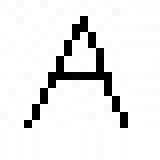
#> input picture Neural Networks - Kohenen Maps/a.jpg, 20 x 20 px (shown 8 times larger)
$ python som_ex_3.py
#> lines starting #> are read from the running program, lines starting #| are printed output that depends on the picture; long printed decimals are rounded
### Neural Networks - Kohenen Maps/neural_network.py
import numpy as np
from matplotlib.pyplot import *
from mpl_toolkits.mplot3d import Axes3D
import cv2

class MLP(object): # Trida pro MLP site

    # [61 lines left out: functions __init__, X_bias, v, phi, Y, dphidv, not called in this run]
    def test(self,v):
        dphidv_ = 2 * np.exp(-v) / (1. + np.exp(-v)) ** 2
        return dphidv_
    # [146 lines left out: functions dydw, Jv, Jw, Jacobian, Jw_Jv, W_V_LM and 2 more, not called in this run]


#Class of different types of HONU neural units. Divison LNU/QNU/CNU and SampleBySample/Batch
#This class is made in such a way that switching LNU/QNU/CNU can be done by simply switching of all names LNU/QNU/CNU in a script

# V teto tride komentar pouze k QNU_Batch a k QNU sample, nebot se vse dale opakuje
class HONU(object): # HONU trida
    class QNU_Batch(object): # Podtrida QNU - argument je DIM viz funkce input_DIM.
        # PRO DAVKOVE UCENI (+Jakobian, jinak podobne jako Sample)
        '''
        Object QNU neuronu pro davkove uceni
        '''
        # [74 lines left out: functions __init__, Jacobian, col_W_from_W, Y, not called in this run]

    class QNU_Sample(object): # dle QNU_Batch
        '''
        Objekt QNU neuronu pro krokove uceni
        '''
        # [58 lines left out: functions __init__, col_X, col_W_from_W, not called in this run]

        def Y(self,col_X,col_W):
            Y = np.dot(col_X,col_W)
            return Y

    class LNU_Sample(object):
        # [37 lines left out: functions __init__, col_X, col_W_from_W, not called in this run]

        def Y(self,col_X,col_W):
            Y = np.dot(col_X,col_W)
            return  Y

    class LNU_Batch(object):
        # [51 lines left out: functions __init__, Jacobian, col_W_from_W, Y, not called in this run]
    # CNU BATCH FINISHED
    class CNU_Batch(object):
        # [73 lines left out: functions __init__, Jacobian, col_W_from_W, Y, not called in this run]


    class CNU_Sample(object):
        # [54 lines left out: functions __init__, col_X, col_W_from_W, not called in this run]

        def Y(self, col_X, col_W):
            Y = np.dot(col_X, col_W)
            return Y


'''
Prace s vektorem/matici vstupu
'''
#Trida s kterou lze manipulovat se vstupni matici -> Asi zbytecne komplikovane naprogramovana, vychazi z ni funkce force_recurrent....
# Asi neni treba komentovat
class Dynamic_batch(object):
    def __init__(self,yr,number_of_reccurents,initial):
        self.input = np.ones((int(yr.shape[0]),number_of_reccurents))*initial
    def init_matrix(self):
        return self.input
    # [63 lines left out: functions input_history, recurrent, force_recurrent, force_recurrent_gap, recurrent_gap, not called in this run]

"""
Examples
num=np.arange(1000)
x = nn.force_recurrent_gap(num,4,3,0)
y = nn.force_recurrent(num,4,0) 999 998 997 996
z = nn.recurrent_gap(num,20,4,3) 999,996,993,900 last row
"""

'''
Ucici algoritmy(Zejmena pro HONU)
'''
#Class of Backpropagation Methods
class Backpropagation(object):
    def __init__(self):
        pass

    '''Sample methods NGD, GD'''
    # Normalized Gradient Descent
    # [59 lines left out: functions NGD, NGD_MLP, GD_MLP, GD, not called in this run]


    '''Batch methods CGD, LM '''
    class CGD(object):
        def __init__(self):
            pass
        # Pocatecni promenna

        # [86 lines left out: functions b, A, re, CGD, LM, not called in this run]


"""Functions for easier use of Neural Network module"""
"""
INPUTS AND OUTPUTS FORM:
Columns x1,x2,x3....
Rows x1(k),x1(k+1).... -data in time
"""

# Put X through this function. return DIM, which will calculate dimension for layersize of HONU
# example QNU = HONU().QNU_Batch(DIM)
# In Dynamic HONU we must count with reccurent inputs so total Dimension is DIM+Y_recurrent+U_recurrent - 1 (-1 sometimes)

# [26 lines left out: functions input_dim, input_shape, output_shape, not called in this run]

#Pri praci s MLP - prida se sloupec Biasu
def X_bias(X_):
    X_ = np.insert(X_, 0, 1, axis=1)
    return X_


# Coarse
# [55 lines left out: functions coarse_grain, stack_input, fcnEA, Learning_entropy, Wm_operation, arithmetic_error, not called in this run]

def ratio_yr_to_ari_er(value,ari_er):
    error_percentage = ari_er/value
    return error_percentage


#### SELF ORGANIZING MAPS

class SOM(object):
    def __init__(self,n,m,I):
        self.n=n
        self.m=m
        self.I=I # a-pocet -(treba pocet barev), b-struktura (RGB-3)
        self.weights = np.random.rand(n,m,I.shape[1])
        #I = np.array([[1,1,1],[0,1,0],[1,0,0],[0,0,0]])#,[0,1,1]])

        self.winner = np.zeros((n, m)) # saves the Carthese coordinates of actual winner which will be saved in winner_z
        self.winner_z = np.zeros((I.shape[0], 2)) # saves the winners of all inputs in one epochs

    def distance(self,inp,w):
        d= np.sqrt(np.sum((inp-w)**2))
        return d
    def update_w(self,i,ww,g,L):
        ww = ww + g*L*(i-ww)
        return ww
    def n_dist(self,inp,wei):
        dis = np.sqrt(np.sum((inp-wei)**2))
        return dis
    def neighbourhood_size(self,G0,t,lam):
        G=G0**(np.exp(-t/lam))
        return G
    def neighbourhood_size_mh(self,G0,t,lam):
        G=G0*(np.exp(-t/lam))
        return G
    def Le(self,L0,t,lam):
        L=L0*(np.exp(-t/lam))
        return L
    # [4 lines left out: function gauss, not called in this run]
    def mexican_hat(self,V1,V2,G): # influence rate
        dis = np.sum((V1 - V2) ** 2)
        mh=(1-np.sqrt(dis)/(G**2))*np.exp(-dis/(2*(G**2)))
        return mh

    # [21 lines left out: function som_it, not called in this run]

    def som_one(self,ep, n, m, G0, L0, tau1, tau2,weights,type='mexican'):
        I = self.I
        G = self.neighbourhood_size(G0, ep, tau1)
        L = self.Le(L0, ep, tau2)

        for z in range(I.shape[0]):
            for k in range(n):
                for l in range(m):
                    self.winner[k, l] = self.distance(I[z], weights[k, l, :])

            win = np.where(self.winner == np.amin(self.winner))
            win = np.asarray(win) * 1.0
            self.winner_z[z, :] = win[:, 0]
        for z in range(I.shape[0]):
            for l in range(m):
                for k in range(n):
                    if type =='gauss':
                        g = self.gauss(self.winner_z[z, :], np.array([k, l]), G)
                    if type=='mexican':
                        g = self.mexican_hat(self.winner_z[z, :], np.array([k, l]), G)

                    weights[k, l, :] = self.update_w(I[z], weights[k, l, :], L, g)

        return weights

    def u_matrix(self,weights):
        n = weights.shape[0]
        m = weights.shape[1]
        dM = np.zeros((n + n - 1, m + m - 1))

        def distance(V1, V2):
            d = np.sqrt(np.sum((V1 - V2) ** 2))
            return d

        conn = 0
        ii = 0

        for i in range(n + n - 1):
            jj = 0
            con = 0
            for j in range(m + m - 1):
                if (i + 1) % 2 != 0 and (j + 1) % 2 != 0:
                    av = np.zeros(4)
                    constant = 4.
                    if ii + 1 < n:
                        av[0] = distance(weights[ii, jj], weights[ii + 1, jj])
                    else:
                        constant -= 1
                    if jj + 1 < m:
                        av[1] = distance(weights[ii, jj], weights[ii, jj + 1])
                    else:
                        constant -= 1
                    if ii - 1 >= 0:
                        av[2] = distance(weights[ii, jj], weights[ii - 1, jj])
                    else:
                        constant -= 1
                    if jj - 1 >= 0:
                        av[3] = distance(weights[ii, jj], weights[ii, jj - 1])
                    else:
                        constant -= 1
                    dM[i, j] = np.sum(av) / constant
                if (i + 1) % 2 != 0 and (j + 1) % 2 == 0:
                    dM[i, j] = distance(weights[ii, jj], weights[ii, jj + 1])
                if (i + 1) % 2 == 0 and (j + 1) % 2 != 0:
                    dM[i, j] = distance(weights[ii, jj], weights[ii + 1, jj])
                if (i + 1) % 2 == 0 and (j + 1) % 2 == 0:
                    dM[i, j] = distance(weights[ii, jj], weights[ii + 1, jj + 1])
                con += 1
                if con == 2:
                    con = 0
                    jj += 1
            conn += 1
            if conn == 2:
                conn = 0
                ii += 1
        return dM

    # [23 lines left out: functions plot_net, plot_scatter, not called in this run]

    def plot_2dnet(self,weights):
        for i in range(weights.shape[0]):
            X = weights[i, :, 0]
            Y = weights[i, :, 1]
            plot(X, Y, 'k')
        for j in range(weights.shape[1]):
            X = weights[:, j, 0]
            Y = weights[:, j, 1]
            plot(X, Y, 'k')
        show()

    def plot_2dnet_data(self, weights,data,type='k',type_data='ro'):
        for i in range(weights.shape[0]):
            X = weights[i, :, 0]
            Y = weights[i, :, 1]
            plot(X, Y, type)
        for j in range(weights.shape[1]):
            X = weights[:, j, 0]
            Y = weights[:, j, 1]
            plot(X, Y, type)
        plot(data[:,0],data[:,1],type_data)
        show()

def translate_image(img):
    I = np.array([0, 0])
    img = cv2.flip(img, 0)
    for i in range(img.shape[0]):
        for j in range(img.shape[1]):
            if np.sum(img[i, j, :]) < 2.8:
                I = np.vstack((I, np.array([j, i])))
    try:
        I = I[1:, :]
    except:
        pass
    return I


# [6 lines of commented-out code are left out]

### Neural Networks - Kohenen Maps/som_ex_3.py
import numpy as np
from matplotlib.pyplot import *
import cv2
import neural_network as nn
o = cv2.imread('a.jpg') / 255.
#> o: shape (20, 20, 3) float64; min 0, max 1, mean 0.915


I = nn.translate_image(o)
#> in translate_image, `img = cv2.flip(img, 0)`:
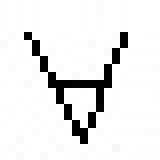
#> img: shape (20, 20, 3) float64 (shown 8 times larger); min 0, max 1, mean 0.915
#> I = 33 pairs, first value 3 to 15, second value 4 to 17
print(I.shape)
#| (33, 2)
# I = np.random.shuffle(I)
np.random.shuffle(I)
# I = np.random.rand(20,2)
plot(I[:, 0], I[:, 1], 'ro')
show()
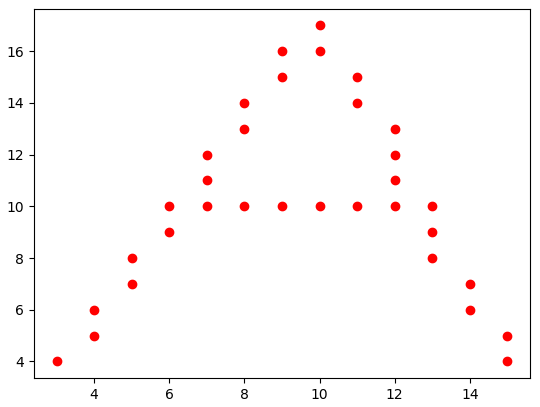
#> figure drawn by matplotlib, 1 panel
# imshow(o)
# show()

axis([0, 10, 0, 10])
ion()

import neural_network as nn

n = 2  # o.shape[0]
m = 50  # o.shape[1]
print(I.shape)
#| (33, 2)
print(n)
som = nn.SOM(n, m, I)
#> in __init__, `self.I=I`: self.I has the same summary as I outside __init__
weights = som.weights
epochs = 50
for ep in range(epochs):
    axis([0, 10, 0, 10])
    ion()
    cla()

    weights = som.som_one(ep, n, m, (n + m) / 5, 0.5, 400, 400, weights)
    # resized_image = cv2.resize(weights, (n * 30, m * 30))
    for i in range(n):
        for j in range(m):
            scatter(weights[i, j, 0], weights[i, j, 1])
    print(weights[i, j, 0], weights[i, j, 1])
    pause(0.01)

    cv2.imshow('f', o)

    if cv2.waitKey(1) & 0xFF == ord('q'):
        break
    print(100. * ep / epochs)
#> this loop made 1 pass; (key q is pressed on pass 1)
#| 3.014 3.265
#> pass 1, `pause(0.01)`:
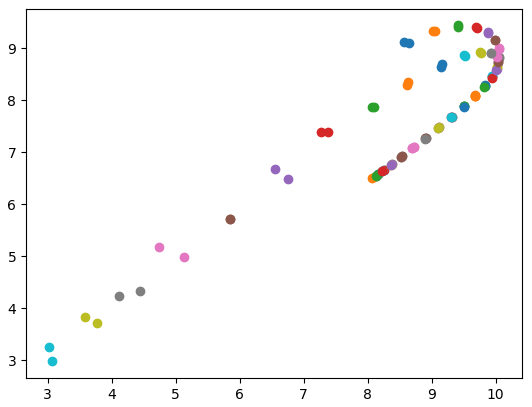
#> figure drawn by matplotlib, 1 panel
a = som.plot_2dnet_data(weights, I, type='ko')
#> in plot_2dnet_data, `show()`:
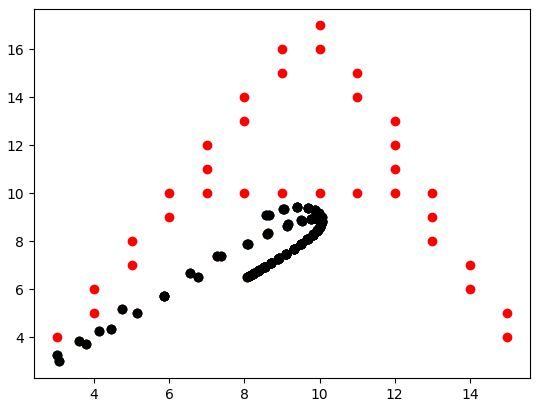
#> figure drawn by matplotlib, 1 panel
som.plot_2dnet(weights)
#> in plot_2dnet, `show()`:
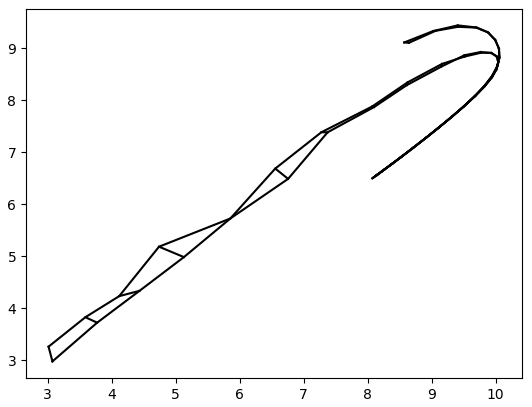
#> figure drawn by matplotlib, 1 panel
imshow(som.u_matrix(weights))
show()
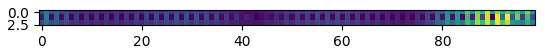
#> figure drawn by matplotlib, 1 panel

$ run again, with Neural Networks - Kohenen Maps/o - Copy.jpg copied over Neural Networks - Kohenen Maps/a.jpg
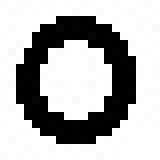
#> input picture Neural Networks - Kohenen Maps/o - Copy.jpg, 20 x 20 px (shown 8 times larger)
#> I = 120 pairs, first value 2 to 16, second value 2 to 17
#| (120, 2)
#> `show()`:
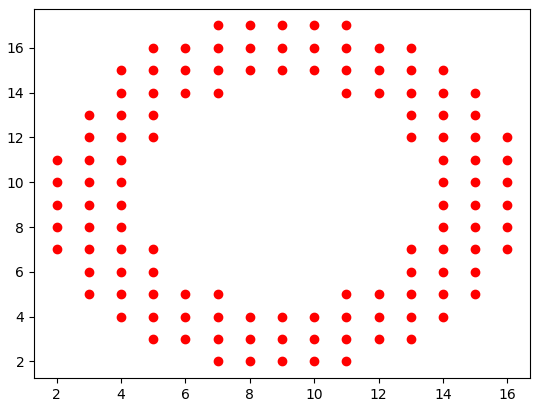
#> figure drawn by matplotlib, 1 panel
#| (120, 2)
#> self.I has the same summary as I outside __init__
#> the loop `for ep in range(epochs):` made 1 pass; (key q is pressed on pass 1)
#> (printed output is left out)
#> `show()`:
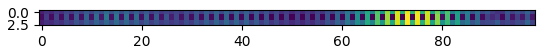
#> figure drawn by matplotlib, 1 panel

$ run again, with Neural Networks - Kohenen Maps/s.jpg copied over Neural Networks - Kohenen Maps/a.jpg
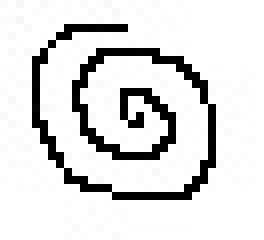
#> input picture Neural Networks - Kohenen Maps/s.jpg, 33 x 30 px (shown 8 times larger)
#> I = 130 pairs, first value 4 to 26, second value 5 to 26
#| (130, 2)
#> `show()`:
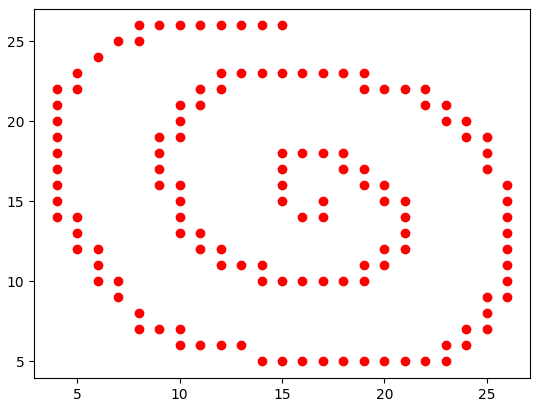
#> figure drawn by matplotlib, 1 panel
#| (130, 2)
#> self.I has the same summary as I outside __init__
#> the loop `for ep in range(epochs):` made 1 pass; (key q is pressed on pass 1)
#> (printed output is left out)
#> `show()`:
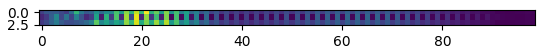
#> figure drawn by matplotlib, 1 panel
